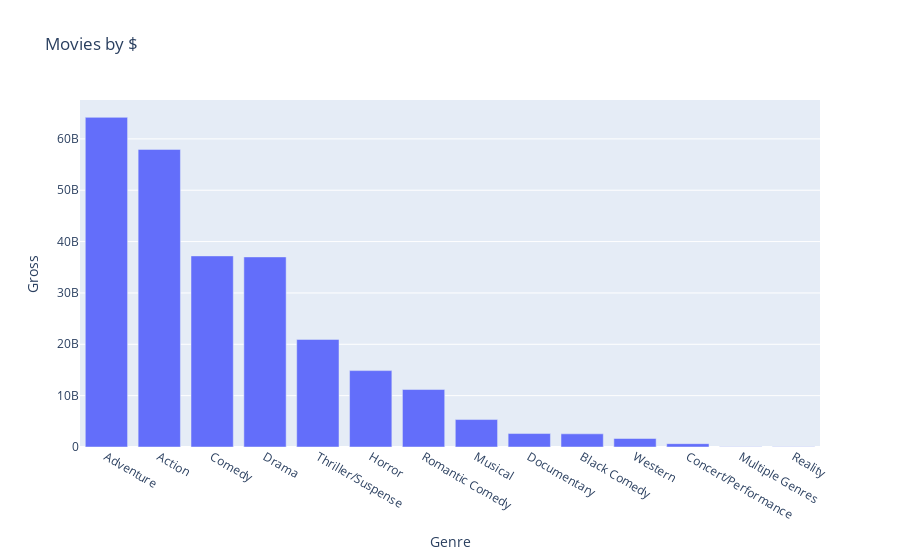

The notebook cell saved with this chart:
### Markdown cell above
#### Bias with Data

Here is a graph of the share of movies by box office grossing. This indicates a large difference in the quantity of movies. Also if we were to use $ value as an indicator of quality, there is also a large difference in quality. We will use the top 4 categories for our Bias analysis.

### Code cell
import re
movie_data = pd.read_csv('movie_data.csv')
# remove all non-alphabetic characters from Gross
movie_data['Gross'] = movie_data['Gross'].apply(lambda x: re.sub('[^A-Za-z0-9]+', '', x))
movie_data['Gross'] = movie_data['Gross'].astype(int)


#plot movie data in a bar graph plotly express
fig = px.bar(movie_data, x='Genre', y='Gross', title='Movies by $')
fig.show()

### Figure 1 — Plotly figure (JSON) as saved in the notebook; plotly's stock layout.template omitted (floating-point values rounded to 4 significant figures)
{"data": [{"alignmentgroup": "True", "hovertemplate": "Genre=%{x}<br>Gross=%{y}<extra></extra>", "legendgroup": "", "marker": {"color": "#636efa", "pattern": {"shape": ""}}, "name": "", "offsetgroup": "", "orientation": "v", "showlegend": false, "textposition": "auto", "type": "bar", "x": ["Adventure", "Action", "Comedy", "Drama", "Thriller/Suspense", "Horror", "Romantic Comedy", "Musical", "Documentary", "Black Comedy", "Western", "Concert/Performance", "Multiple Genres", "Reality"], "xaxis": "x", "y": [64192778692, 57952522842, 37212634617, 37015801024, 20950900272, 14876635275, 11190476552, 5344524637, 2617018779, 2566533382, 1654190251, 650027075, 70005066, 58370540], "yaxis": "y"}], "layout": {"barmode": "relative", "legend": {"tracegroupgap": 0}, "title": {"text": "Movies by $"}, "xaxis": {"anchor": "y", "domain": [0, 1], "title": {"text": "Genre"}}, "yaxis": {"anchor": "x", "domain": [0, 1], "title": {"text": "Gross"}}}}
